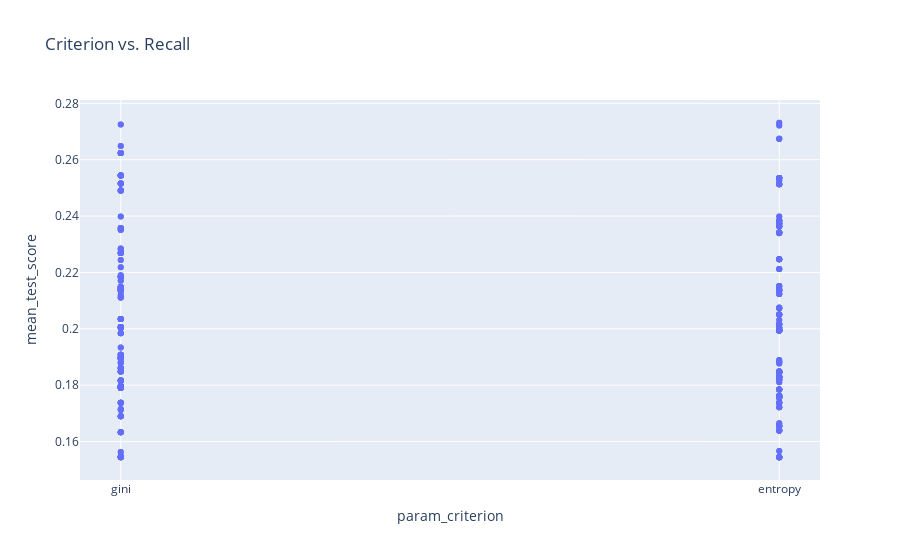

The notebook cell saved with this chart:
### Code cell
px.scatter(df_tree_search_cv, x="param_criterion", y="mean_test_score", title="Criterion vs. Recall")

### Figure 1 — Plotly figure (JSON) as saved in the notebook; plotly's stock layout.template omitted (floating-point values rounded to 4 significant figures; data arrays with more than 128 entries replaced by an {"elided": "..."} marker saying what was removed)
{"data": [{"hovertemplate": "param_criterion=%{x}<br>mean_test_score=%{y}<extra></extra>", "legendgroup": "", "marker": {"color": "#636efa", "symbol": "circle"}, "mode": "markers", "name": "", "orientation": "v", "showlegend": false, "type": "scatter", "x": {"elided": "512 str values"}, "xaxis": "x", "y": {"elided": "512 float values"}, "yaxis": "y"}], "layout": {"legend": {"tracegroupgap": 0}, "title": {"text": "Criterion vs. Recall"}, "xaxis": {"anchor": "y", "domain": [0, 1], "title": {"text": "param_criterion"}}, "yaxis": {"anchor": "x", "domain": [0, 1], "title": {"text": "mean_test_score"}}}}
